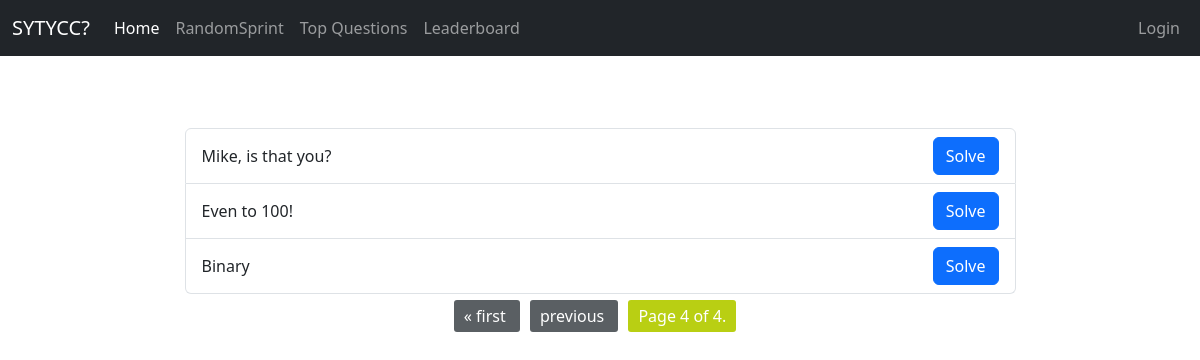
/problem_set/?page=4, run on the app's committed database.
### compiler/models.py (models this page shows)
class Problem(models.Model):
    author = models.ForeignKey(User, on_delete=models.CASCADE, blank=True, null=True)
    title = models.CharField(max_length=50)
    description = models.TextField(max_length=4000)
    difficulty = models.CharField(max_length=25)
    inputs = models.TextField(max_length=1000, blank=True, null=True)
    outputs = models.TextField(max_length=1000, blank=True, null=True)
    input_signature = models.JSONField(null=True, blank=True)
    output_type = models.CharField(max_length=50, null=True, blank=True)

### compiler/views.py (the view)
# urls.py: path('problem_set/', views.probelem_set, name='problem_set'),
def probelem_set(request):
    problems = Problem.objects.all()
    paginator = Paginator(problems, 10)
    page_number = request.GET.get('page')
    page_obj = paginator.get_page(page_number)
    return render(request, 'problem_set.html', {'problems': problems, 'page_obj': page_obj})

### templates/problem_set.html (shortened to what this page needs)
{% extends 'base.html' %}
{% block content %}
<br>
<div class="container text-center" >
    <div class="row justify-content-md-center">
            <div class="col-9">
                <ul class="list-group">
                    {% for prob in page_obj %}
                    <li class="list-group-item d-flex justify-content-between align-items-center"><span> {{prob.title}} </span>
                        <span> <a class="btn btn-primary" href="/problems/{{prob.id}}"> Solve </a></span>
                    </li>
                    {% endfor %}
                </ul>
                <div class="pagination">
                    <span class="step-links">
                        {% if page_obj.has_previous %}
                            <a href="?page=1"> &laquo; first </a>
                            <a href="?page={{page_obj.previous_page_number}}"> previous </a>
                        {% endif %}
                        <span class="current text-align-center">
                            Page {{page_obj.number}} of {{page_obj.paginator.num_pages}}.
                        </span>
                    </span>
                </div>
    </div>
    </div>
</div>
{% endblock %}

### templates/problem_set.html (style rules this page uses)
.pagination { display: flex; justify-content: center; padding: 10px; }
.step-links a { padding: 5px 10px; margin: 0 5px; text-decoration: none; background-color: #5a5f63; color: white; border-radius: 3px; transition: background-color 0.3s ease; }
.step-links .current { padding: 5px 10px; margin: 0 5px; background-color: #b9cf13; color: white; border-radius: 3px; }

### data on the page
Problem: title "Mike, is that you?"
Problem: title "Even to 100!"
Problem: title "Binary"

### other printed values
{{ page_obj.number }} "4"
{{ page_obj.paginator.num_pages }} "4"
